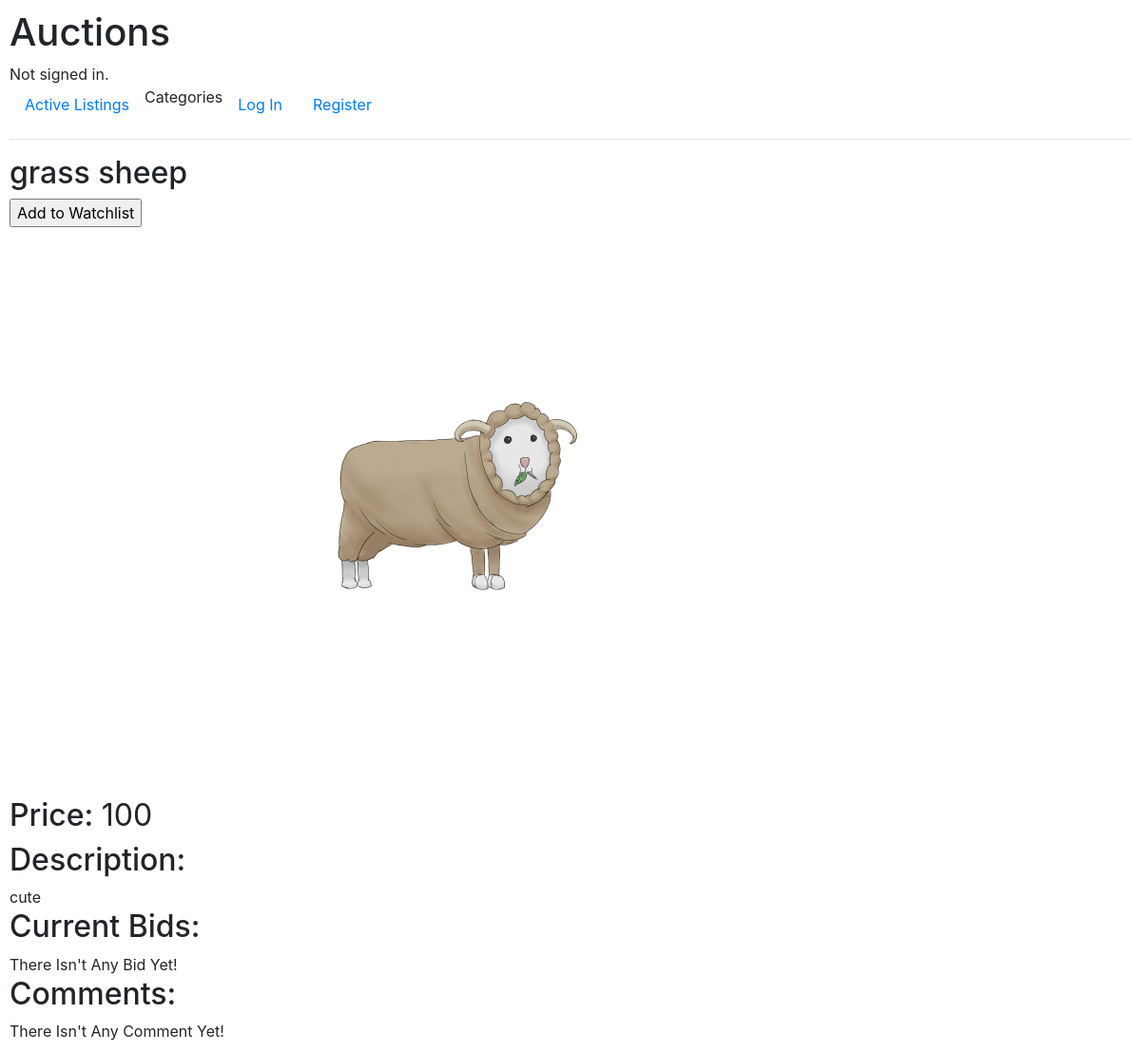
The app's page /item/19 with its own data.
### auctions/models.py (models this page shows, shortened)
class AuctionList(models.Model):
    title = models.CharField(max_length=64)
    image = models.ImageField(upload_to="items")
    description = models.CharField(max_length=128)
    type = models.CharField(max_length=16)
    starting_bid = models.IntegerField()
    owner = models.ForeignKey(User, on_delete=models.CASCADE, related_name="my_selling_items")
    is_closed = models.BooleanField(default=False)

### auctions/views.py (the view)
# urls.py: path("item/<str:item_id>", views.listing, name="listing"),
def listing(request, item_id):
    item = AuctionList.objects.get(pk=item_id)
    user = request.user
    bids = item.bids.order_by('-price').values()
    if not bids:
        price = item.starting_bid
    else:
        price = bids.first().price
    user = None
    if request.user.is_authenticated:
        user=request.user
    return render(request, "auctions/item.html", {
        "item":item,
        "bids":bids,
        "user":user,
        "price":price,
    })

### auctions/templates/auctions/item.html (shortened to what this page needs)
{% extends "auctions/layout.html" %}
{% block body %}
    <h2>{{ item.title }}</h2>
    <form action="{% url 'add_to_watchlist' %}" method="post">
        <input type="submit" value="Add to Watchlist">
    </form>
    <img src="{{ item.image.url }}", width="800">
    <h2>
        Price:
        <span class="not_bold">
            {{ price }}
        </span>
    </h2>
    <h2>
        Description:
    </h2>
    {{ item.description }}
    <h2>
        Current Bids:
    </h2>
    {% if bids %}
        <ul>
            {% for bid in bids %}
                <li>
                    {{ bid }}
                </li>
            {% endfor %}
        </ul>
    {% else %}
        There Isn't Any Bid Yet!
    {% endif %}
    <h2>
        Comments:
    </h2>
    {% if comments %}
        <ul>
            {% for comment in comments %}
                <li>
                    {{ comment }}
                </li>
            {% endfor %}
        </ul>
    {% else %}
        There Isn't Any Comment Yet!
    {% endif %}
{% endblock %}

### auctions/static/auctions/styles.css (style rules this page uses)
body { padding: 10px; }
.not_bold { font-weight: normal; }

### records on screen
AuctionList: title "grass sheep", image (picture), description "cute"

### other values on screen
{{ price }} "100"
